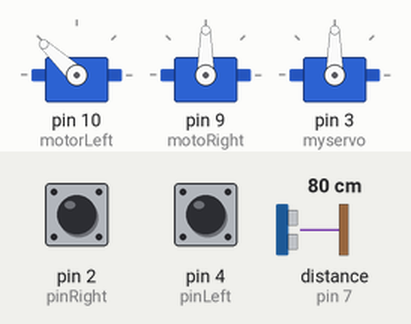
This sketch was run on a simulated Arduino Uno, built with avr-gcc and run on an emulated ATmega328P. Shown: 3 × servo. Wiring (inferred from the names in the program): ultrasonic range finder: trigger pin 7; echo pin 7. The inputs (shaded band) are chosen by the test bench; at power-on: distance to the obstacle (sensor on pin 7) 80 cm, pin 2 (pinRight) LOW, pin 4 (pinLeft) LOW. The echo pulse lasts 58.3 µs per cm.

Above: at 4.7 s.
4.8 s: distance to the obstacle (sensor on pin 7) set to 299 cm
At 4.9 s:
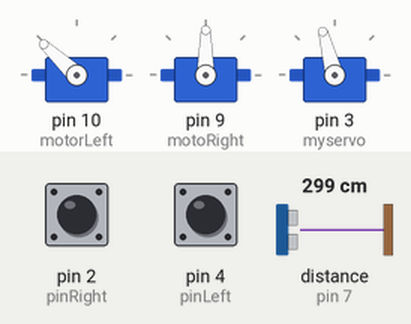
At 7.02 s:
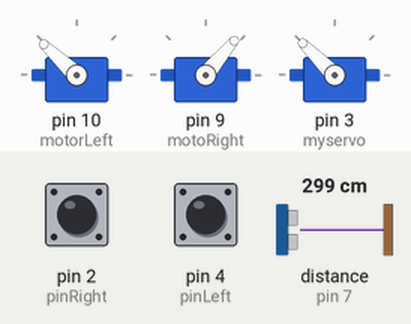
Timing chart, 0 to 14.7 s (numbered marks = the images above; inputs shaded):
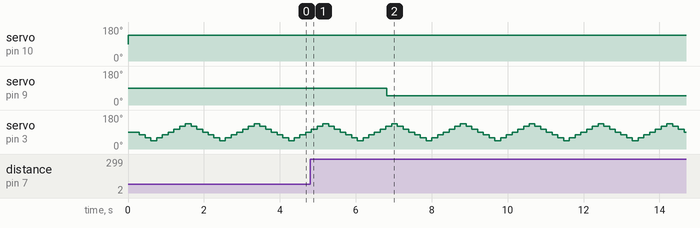

Measured:
- after the input at 4.8 s, servo on pin 9 (motoRight): 90° → 50° after 2.0 s
- by itself, servo on pin 3 (myservo): repeats every 1.8 s: 120° 0.15 s, 135° 0.15 s, 120° 0.15 s, 105° 0.15 s, 90° 0.15 s, 75° 0.15 s, 60° 0.15 s, 45° 0.15 s, 60° 0.15 s, 75° 0.15 s, 90° 0.15 s, 105° 0.15 s

The sketch:

steering.ino
```cpp
// this constant won't change:
const int  pinLeft = 4;    // the pin that the pushbutton is attached to
const int  pinRight = 2;    // the pin that the pushbutton is attached to
const int wheelCirc = 221; //Wheel cicumferance i mm
const int pulses = 20; // pulses per rotation
const int travel = wheelCirc/pulses; // traveled distance per pulse
const int forward = 50; // PWM setting for the motor driver
const int backward = 137;// PWM setting for the motor driver
const int stopped = 90; // PWM setting for the motor driver


const int pingPin = 7; //the arduino pin that communicates with the ultrasound sensor:
const long timeout = 400 * 29 * 2; //Timeout in microseconds for a max range of 400 cm
long duration, mm;

// Variables will change:
int left = 0; //how far to drive
int right =0; //how far to drive
unsigned long timerL = 0; // debounce timer
unsigned long timerR = 0; // debounce timer
boolean flagLeft = 0; // for the pulse counter
boolean flagRight = 0; // for the pulse counter
int servoPos = 90; //goes from 0 to 180 deg, 90 is in the middle (actually 100)
int scanStep = 15; //the ultrasound can see 15 deg
boolean scanDir = 0; // the direction the scanner is moving
int scanTime = 150; // for timing of the scanner
unsigned long scanTimer = 0; // for timing of the scanner
int dir = 0; //direction
int dirLongest = 0;
int longest = 0;
int distance =0;
int reporter = 500;

#include <Servo.h>
Servo motorLeft;
Servo motoRight;
Servo myservo;  //holds the ultrasound sensor

void setup() {
  // put your setup code here, to run once:
        // initialize serial communication:
    Serial.begin(9600);
        // initialize the button pin as a input:
    pinMode(pinLeft, INPUT);
        pinMode(pinRight, INPUT);
  motorLeft.attach(10); // motor driver
  motoRight.attach(9); // motor driver
    myservo.attach(3); // Servo on pin 3
left  = 0; // drive X cm forward on the left side
right = 0; // drive X cm forward on the right side

}

void loop() {


drive();
counter();
int directionDrive = scan();
if(directionDrive != 0){  //Change so that it can use the measured longest distance and middle direction
  if (directionDrive < 0){
    right= -directionDrive;
      // right
  }else {
left= directionDrive;
   // left
  }
}

}


void drive(){

if (left > right && left > 0 ) {
    motorLeft.write(backward); //soldered it backward
}
if (right > left && right > 0 ) {
    motoRight.write(forward);
}

if (right == left && left > 0) {
    motoRight.write(forward);
    motorLeft.write(backward); //soldered it backward
}

if (left  < 0 ) {
    motorLeft.write(stopped);
    left = 0;
}
if (right  < 0 ) {
    motoRight.write(stopped);
    right= 0;

}


}


int counter(){
  boolean leftState = digitalRead(pinLeft);
  boolean rightState = digitalRead(pinRight);
  if (rightState != flagRight && rightState == HIGH && millis()-timerR >= 50 ) {
    timerR = millis();
    right = right - 1;

    }
  if (leftState != flagLeft && leftState == HIGH && millis()-timerL >= 50 )  {
    timerL = millis();
    left = left - 1;
    }
 flagLeft = leftState;
 flagRight = rightState;
}

int scan(){
if(millis() - scanTimer > scanTime){// only act if it's time to scan
  scanTimer = millis(); // reset the timer
  myservo.write(servoPos);              // tell servo to go to position in variable 'servoPos'
 if (scanDir == 0) {
     servoPos = servoPos - scanStep;
     dir = dir -1 ;
    }else {
       servoPos = servoPos + scanStep;
       dir = dir+1;
    }


distance = ping();
if (distance > longest ){
longest = distance;
dirLongest = dir; // current dir
}


 if (servoPos >= 135 || servoPos <= 45){   //Invert scanDir if we have reached either end
    scanDir = !scanDir;
    return dirLongest;
     longest = 0; // reset
    } else {
      return 0;}


}
}

int ping(){

  // The sensor is triggered by a HIGH signal for 10 microseconds.
  // Give a short LOW pulse beforehand to ensure a clean HIGH pulse and
  // to reset the sensor if it didn't register an echo from the last ping:
  pinMode(pingPin, OUTPUT);
  digitalWrite(pingPin, LOW);
  delayMicroseconds(10);  //replace with timer
  digitalWrite(pingPin, HIGH);
  delayMicroseconds(10); //replace with timer
  digitalWrite(pingPin, LOW);
  // The same pin is used to read the signal from the Sensor: A HIGH pulse
  // whose duration is the time (in microseconds) from the sending of the ping
  // to the reception of its echo off of an object.
  pinMode(pingPin, INPUT);
  duration = pulseIn(pingPin, HIGH,timeout);
  // convert the time into a distance
  mm = microsecondsToMillimeters(duration);
return mm;
}

long microsecondsToMillimeters(long microseconds) {
  // The speed of sound is 343 m/s or 2.9215 microseconds per millimeter.
  // The ping travels out and back, so to find the distance of the object we
  // take half of the distance travelled.
  return microseconds * 10000 /29215 / 2;
}
```
